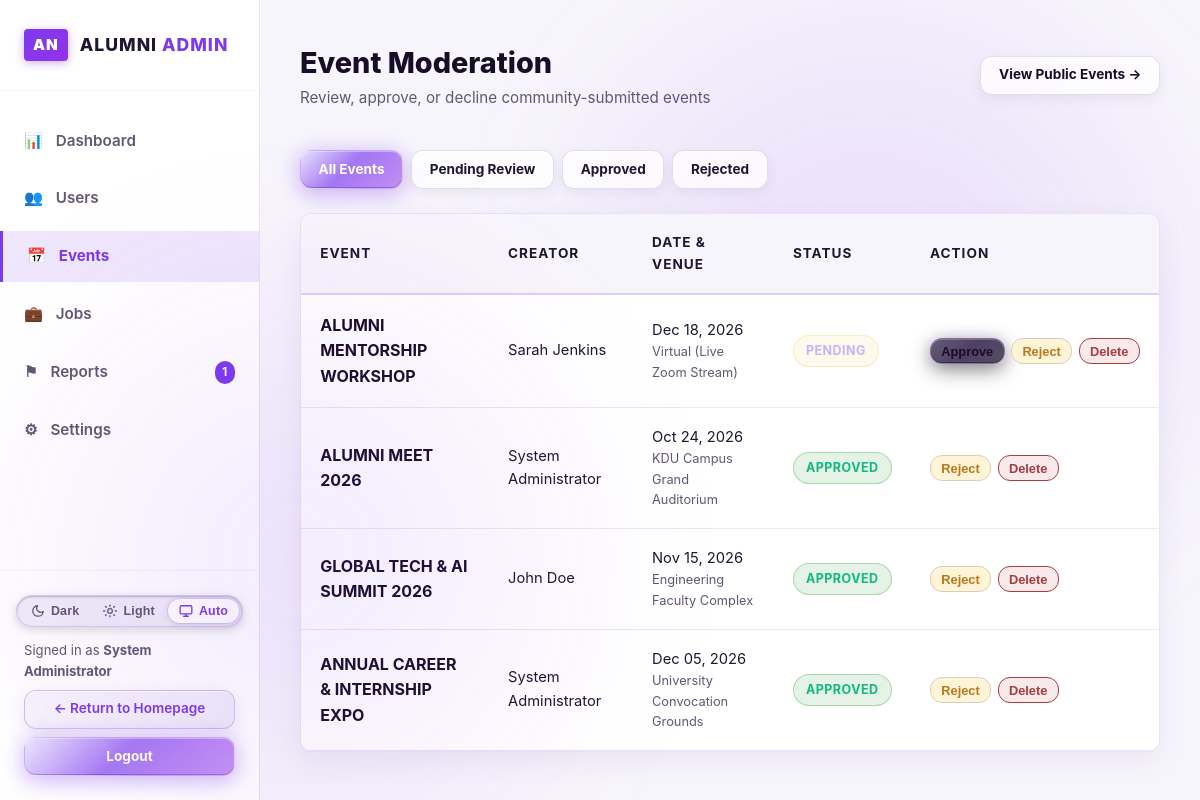
The app's page /admin/events.php (signed in), older data.
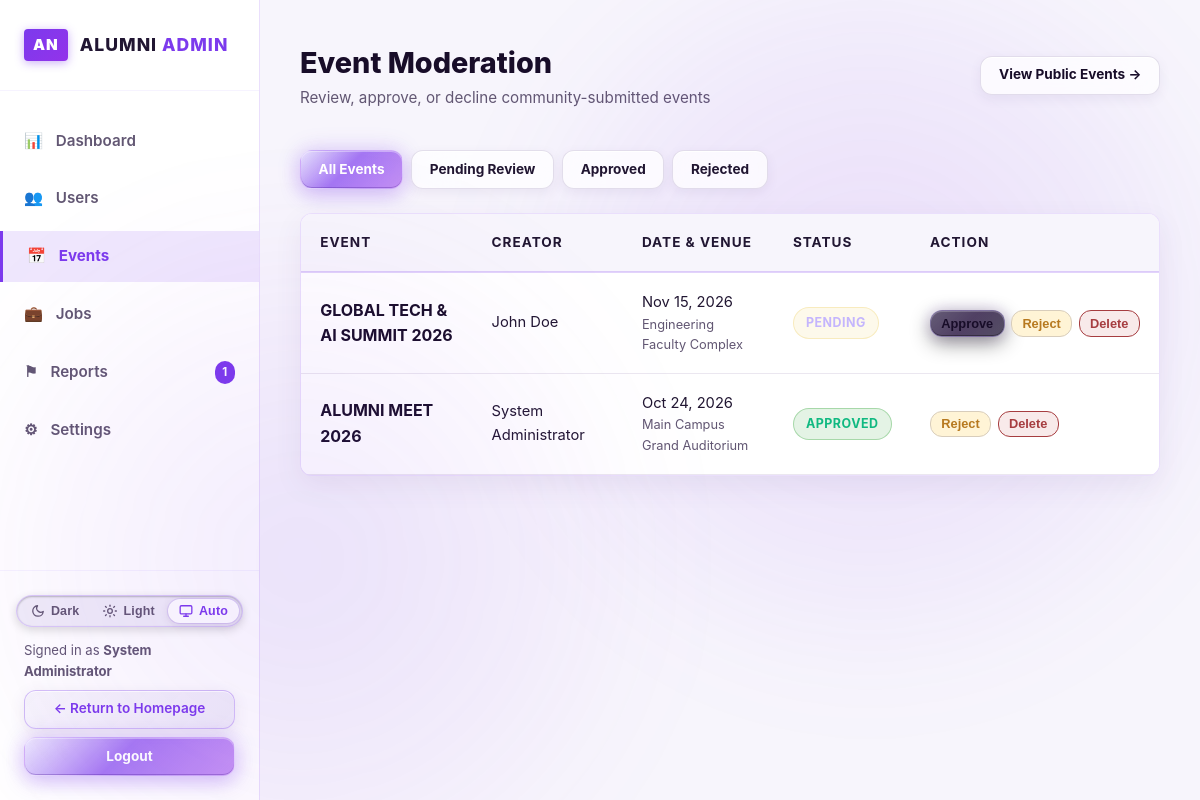
The same page, newer data.
### tables this page shows
CREATE TABLE IF NOT EXISTS events (
    id INT AUTO_INCREMENT PRIMARY KEY,
    title VARCHAR(200) NOT NULL,
    description TEXT NOT NULL,
    event_date DATE NOT NULL,
    reg_date DATE DEFAULT NULL,
    event_time TIME NOT NULL,
    start_time TIME DEFAULT NULL,
    end_time TIME DEFAULT NULL,
    location VARCHAR(200) NOT NULL,
    capacity INT NOT NULL DEFAULT 100,
    organizer_id INT NOT NULL,
    status ENUM('pending', 'approved', 'rejected') NOT NULL DEFAULT 'approved',
    is_closed TINYINT(1) NOT NULL DEFAULT 0,
    image_url VARCHAR(255) DEFAULT NULL,
    created_at TIMESTAMP DEFAULT CURRENT_TIMESTAMP,
    INDEX idx_events_organizer (organizer_id),
    INDEX idx_events_status (status),
    INDEX idx_events_date (event_date),
    FOREIGN KEY (organizer_id) REFERENCES users(id) ON DELETE CASCADE
);

### config/db.php (called while the page is built, shortened)
<?php
$db_host = '127.0.0.1';
$db_name = 'alumni_network';
$db_user = 'root';
$db_pass = '';
try {
    $db_connected = true;
} catch (PDOException $e) {
    try {
        $root_pdo = new PDO("mysql:host={$db_host};charset=utf8mb4", $db_user, $db_pass);
        $root_pdo->exec("CREATE DATABASE IF NOT EXISTS `{$db_name}` CHARACTER SET utf8mb4 COLLATE utf8mb4_unicode_ci");
        $pdo = new PDO("mysql:host={$db_host};dbname={$db_name};charset=utf8mb4", $db_user, $db_pass, [
            PDO::ATTR_ERRMODE => PDO::ERRMODE_EXCEPTION,
            PDO::ATTR_DEFAULT_FETCH_MODE => PDO::FETCH_ASSOC
        ]);
        $schemaPath = __DIR__ . '/../database/schema.sql';
        if (file_exists($schemaPath)) {
            $sql = file_get_contents($schemaPath);
            $pdo->exec($sql);
        }
        $db_connected = true;
    } catch (Exception $sub_ex) {
        $db_connected = false;
    }
}
function get_base_url() {
    $script_dir = str_replace('\\', '/', dirname($_SERVER['SCRIPT_NAME']));
    $parts = array_values(array_filter(explode('/', trim($script_dir, '/')), function($p) {
        return $p !== '' && $p !== '.';
    }));
    if (!empty($parts) && in_array(end($parts), ['auth', 'admin', 'config', 'includes'])) {
        array_pop($parts);
    }
    $path = implode('/', $parts);
    return '/' . ($path ? $path . '/' : '');
}

### admin/events.php (the view, shortened to what the changed rows need)
<?php
require_once __DIR__ . '/../config/db.php';
$baseUrl = get_base_url();
$eventsList = [];
if ($db_connected && $pdo) {
    try {
        $sql = "
            SELECT e.*, CONCAT(u.first_name, ' ', u.last_name) AS creator_name, u.email AS creator_email
            FROM events e
            LEFT JOIN users u ON e.organizer_id = u.id
        ";
        $params = [];
        $sql .= " ORDER BY FIELD(e.status, 'pending', 'approved', 'rejected'), e.event_date ASC";
        $stmt = $pdo->prepare($sql);
        $stmt->execute($params);
        $eventsList = $stmt->fetchAll();
    } catch (Exception $e) {
        $eventsList = [];
    }
}
?>
<!DOCTYPE html>
<html lang="en">
<head>
    <link rel="stylesheet" href="<?php echo $baseUrl; ?>assets/css/style.css">
</head>
<body>
<div class="admin-layout">
    <main class="admin-main">
        <div class="admin-header">
            <div>
                <h1 class="admin-title">Event Moderation</h1>
            </div>
        </div>
        <div class="table-responsive">
            <table class="admin-table">
                <thead>
                    <tr>
                        <th>Event</th>
                        <th>Creator</th>
                        <th>Date &amp; Venue</th>
                        <th>Status</th>
                        <th>Action</th>
                    </tr>
                </thead>
                <tbody>
                    <?php foreach ($eventsList as $event): ?>
                        <tr>
                            <td>
                                <strong style="color: var(--text-light); font-size: 1rem;">
                                    <?php echo htmlspecialchars($event['title']); ?>
                                </strong>
                            </td>
                            <td><?php echo htmlspecialchars($event['creator_name'] ?? 'Alumnus'); ?></td>
                            <td>
                                <div><?php echo date('M d, Y', strtotime($event['event_date'])); ?></div>
                                <div style="font-size: 0.8rem; color: var(--text-muted);"><?php echo htmlspecialchars($event['location']); ?></div>
                            </td>
                            <td>
                                <span class="badge badge-<?php echo strtolower($event['status']); ?>">
                                    <?php echo ucfirst($event['status']); ?>
                                </span>
                            </td>
                            <td>
                                <div style="display: flex; gap: 0.4rem;">
                                    <?php if ($event['status'] !== 'approved'): ?>
                                        <form method="POST" style="display: inline;">
                                            <button type="submit" class="btn btn-primary btn-sm" style="padding: 0.3rem 0.65rem; font-size: 0.8rem;">
                                                Approve
                                            </button>
                                        </form>
                                    <?php endif; ?>
                                    <?php if ($event['status'] !== 'rejected'): ?>
                                        <form method="POST" style="display: inline;">
                                            <button type="submit" class="btn btn-sm" style="background: #FFF4D6; color: #B7791F; border: 1px solid #D8CDBB; padding: 0.3rem 0.65rem; font-size: 0.8rem;">
                                                Reject
                                            </button>
                                        </form>
                                    <?php endif; ?>
                                    <form method="POST" style="display: inline;" onsubmit="return confirm('Are you sure you want to delete this event?');">
                                        <button type="submit" class="btn btn-sm" style="background: #F8EAEA; color: #A63D40; border: 1px solid #A63D40; padding: 0.3rem 0.65rem; font-size: 0.8rem;">
                                            Delete
                                        </button>
                                    </form>
                                </div>
                            </td>
                        </tr>
                    <?php endforeach; ?>
                </tbody>
            </table>
        </div>
    </main>
</div>
</body>
</html>

Row changes from the older to the newer data that the page shows:
removed events: title "ALUMNI MENTORSHIP WORKSHOP", creator_name "Sarah Jenkins", event_date "Dec 18, 2026", location "Virtual (Live Zoom Stream)", status "PENDING"
removed events: title "ANNUAL CAREER & INTERNSHIP EXPO", creator_name "System Administrator", event_date "Dec 05, 2026", location "University Convocation Grounds", status "APPROVED"
changed events "Engineering Faculty Complex": status "APPROVED" → "PENDING"; now shows "Approve"; moves up the list
changed events "APPROVED": location "KDU Campus Grand Auditorium" → "Main Campus Grand Auditorium"
